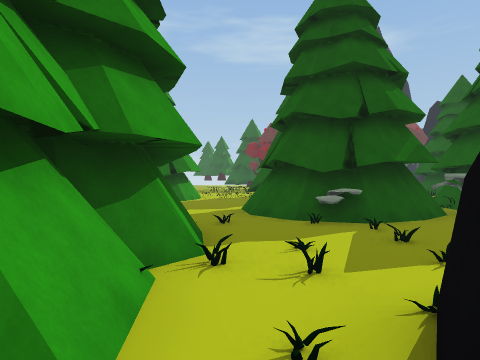
view 1 (above)

24 first-person views from a walk through a Unity game level. The camera is 1.5 m above the floor, looks level and sees 75° across. The floor is counted in squares, 2 m on a side. Each view is taken from the middle of a square. On the plan, view 1 faces up. The plan holds only what a view shows up to about 10 squares ahead; the rest is blank. The place goes on beyond the plan.

view 2
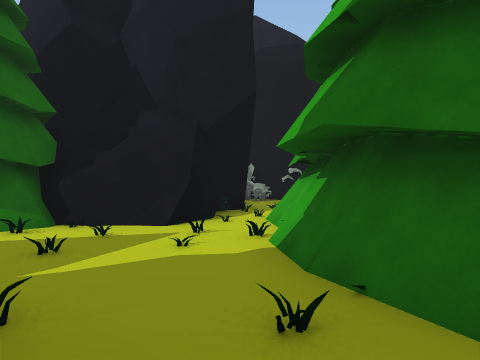

view 3
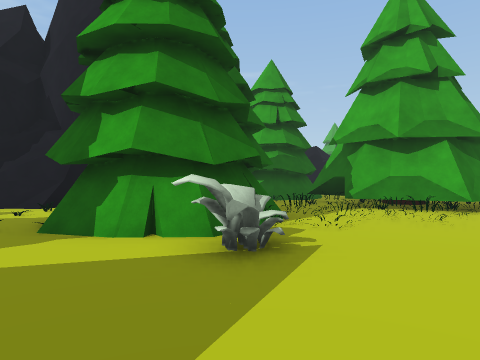

view 4
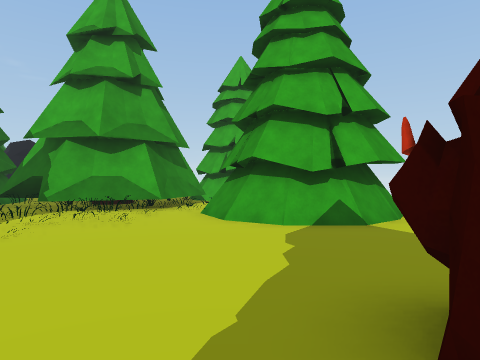

view 5
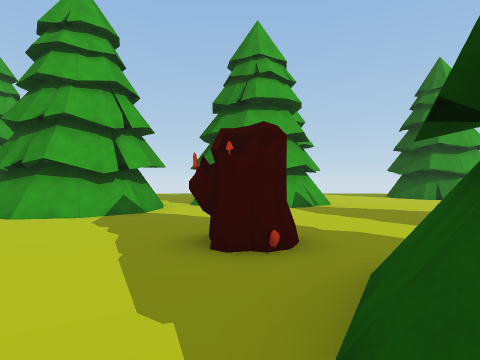

view 6
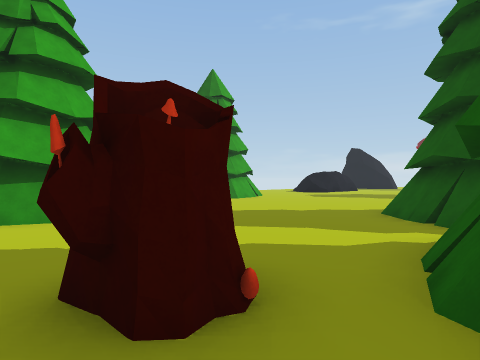

view 7
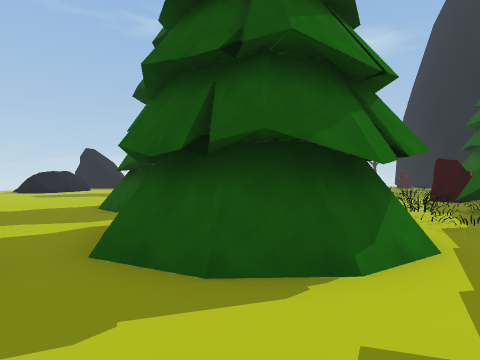

view 8
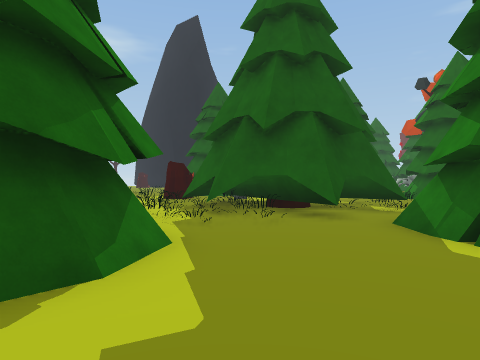

view 9
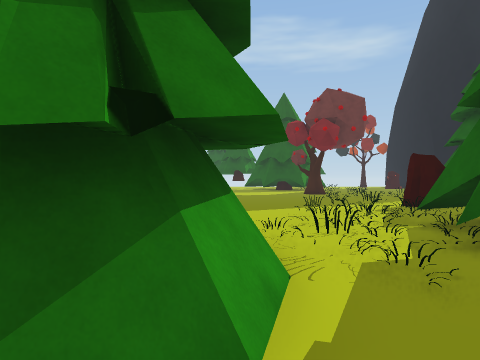

view 10
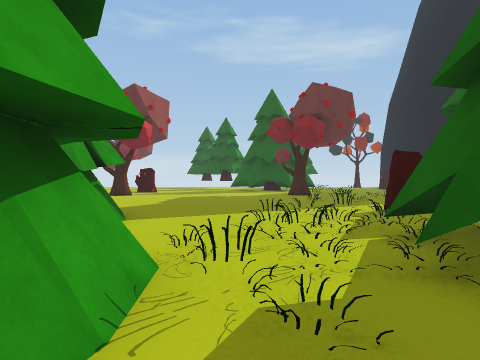

view 11
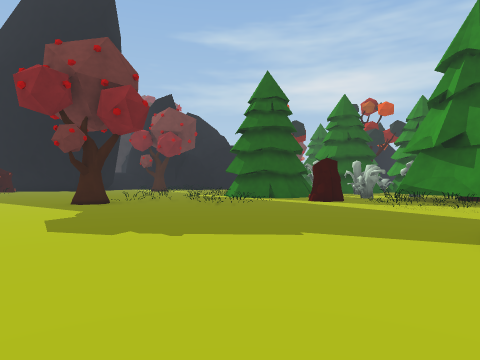

view 12
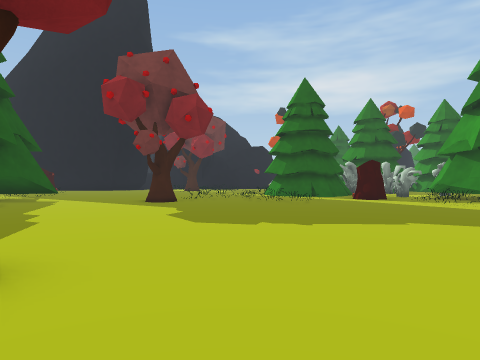

view 13
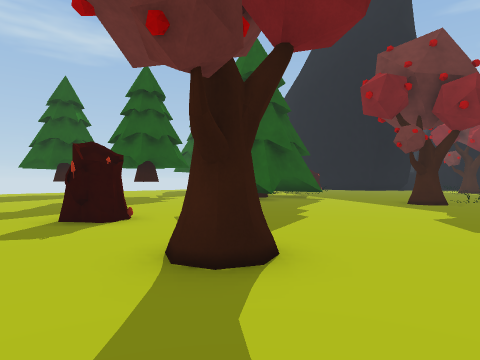

view 14
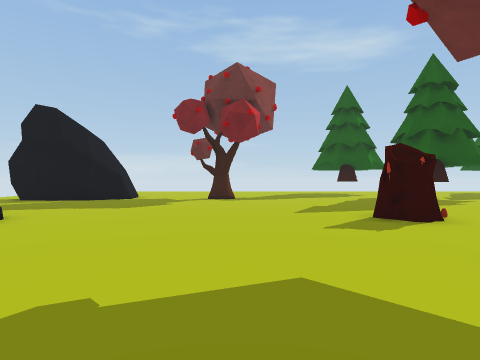

view 15
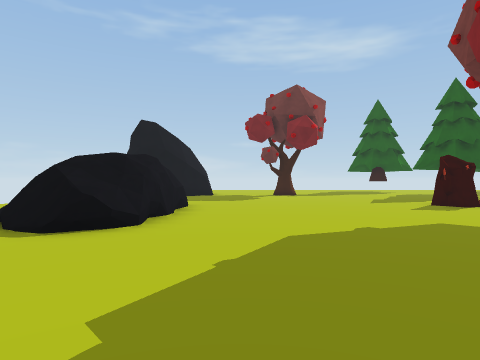

view 16
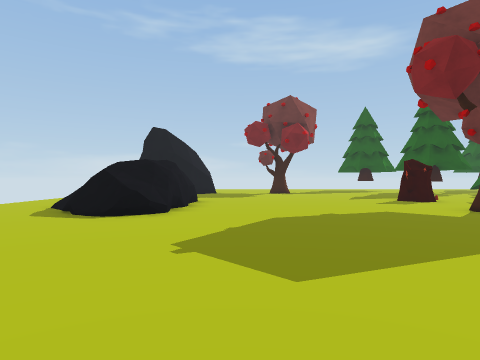

view 17
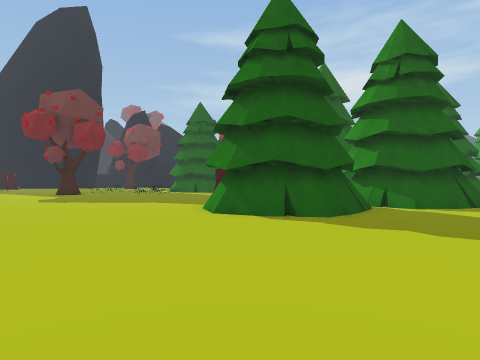

view 18
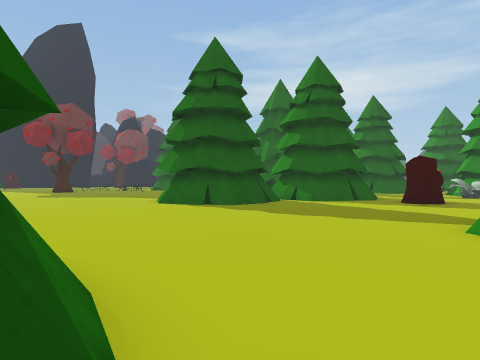

view 19
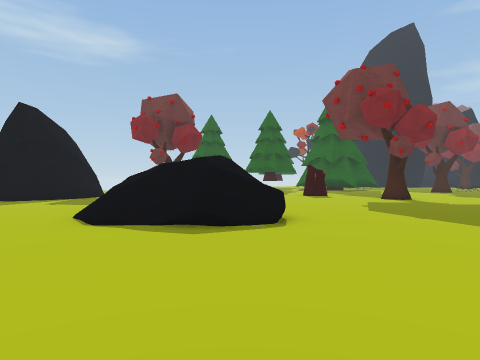

view 20
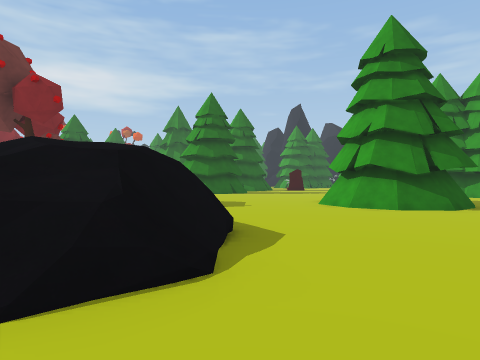

view 21
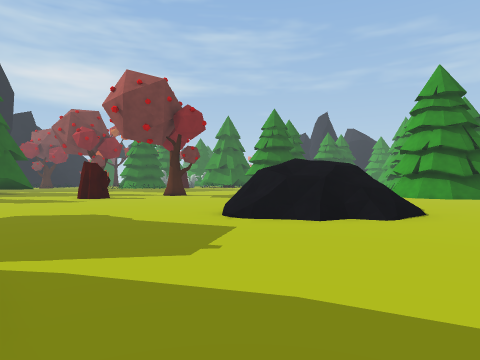

view 22
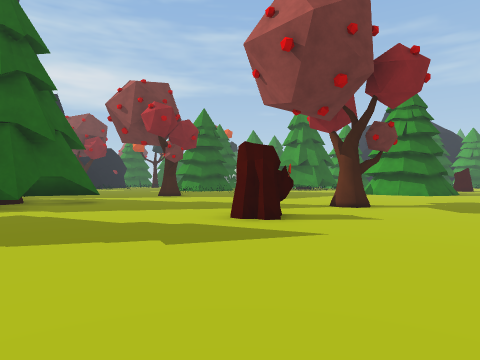

view 23
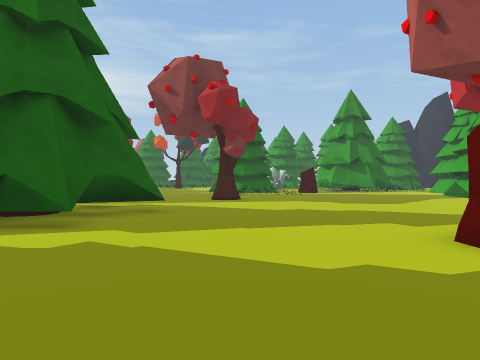

view 24
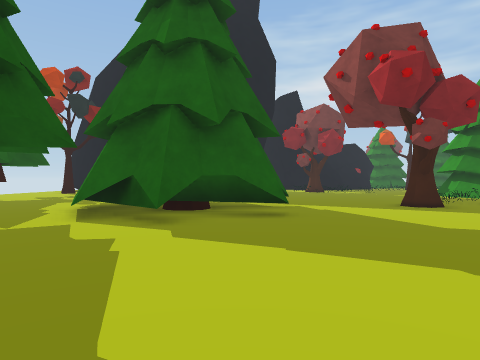

### Floor plan
Key: @ floor where view 1 was taken; # wall or solid block; x gap in a wall; . main floor; : floor 0.75 m higher than the main floor; + floor 1.75 m higher than the main floor; * floor 2.25 m higher than the main floor; % floor 2.5 m higher than the main floor; / step, stairs or slope; = window, fence, low wall or low ledge; O other object.
Columns run from 20 left of view 1 to 3 right of it. Each row starts with its distance up from view 1.
 35 .....    ..........##
 34 ...................###
 33 ...................###
 32 ....................#
 31 ......................#.
 30 ....:=.......O..........
 29 ../=+#..................
 28 ../x*#..................
 27 ../=%#.......O........O.
 26 ...===.......O........O.
 25 .......................
 24 .......................
 23 ......................
 22 ......................
 21  ...=...................
 20  .####..................
 19  .#    ................O
 18   #   .......####...==..
 17     ##.......## #......
 16    ..........##  ....=#
 15     ..........##  .==###
 14      ..........####==###
 13       .........#  #=####
 12        ##......####.=.#
 11         #......###....#
 10         #....O........#
  9         #............##
  8         =#...........#
  7         ###..........###
  6           #......#...###
  5           #....#####.//.
  4           #..===# ##../.
  3           ##==#=# ##/./.
  2           ####=    #.//#
  1                    #/###
  0            ##      /@#

Where each view was taken, in squares from view 1:
view 1: 0 up, 0 right, facing up
view 2: 7 up, 0 right, facing down
view 3: 10 up, 4 left, facing down
view 4: 10 up, 5 left, facing down-left
view 5: 10 up, 3 left, facing left
view 6: 9 up, 5 left, facing up-left
view 7: 8 up, 4 left, facing up
view 8: 8 up, 4 left, facing up-right
view 9: 10 up, 2 left, facing up
view 10: 11 up, 1 left, facing up
view 11: 22 up, 8 left, facing right
view 12: 24 up, 9 left, facing right
view 13: 24 up, 9 left, facing up-right
view 14: 24 up, 10 left, facing up
view 15: 21 up, 13 left, facing up
view 16: 19 up, 13 left, facing up
view 17: 18 up, 14 left, facing right
view 18: 16 up, 17 left, facing right
view 19: 22 up, 20 left, facing up-right
view 20: 29 up, 20 left, facing down-right
view 21: 35 up, 20 left, facing down-right
view 22: 35 up, 11 left, facing down-right
view 23: 35 up, 7 left, facing down-right
view 24: 32 up, 7 left, facing right
